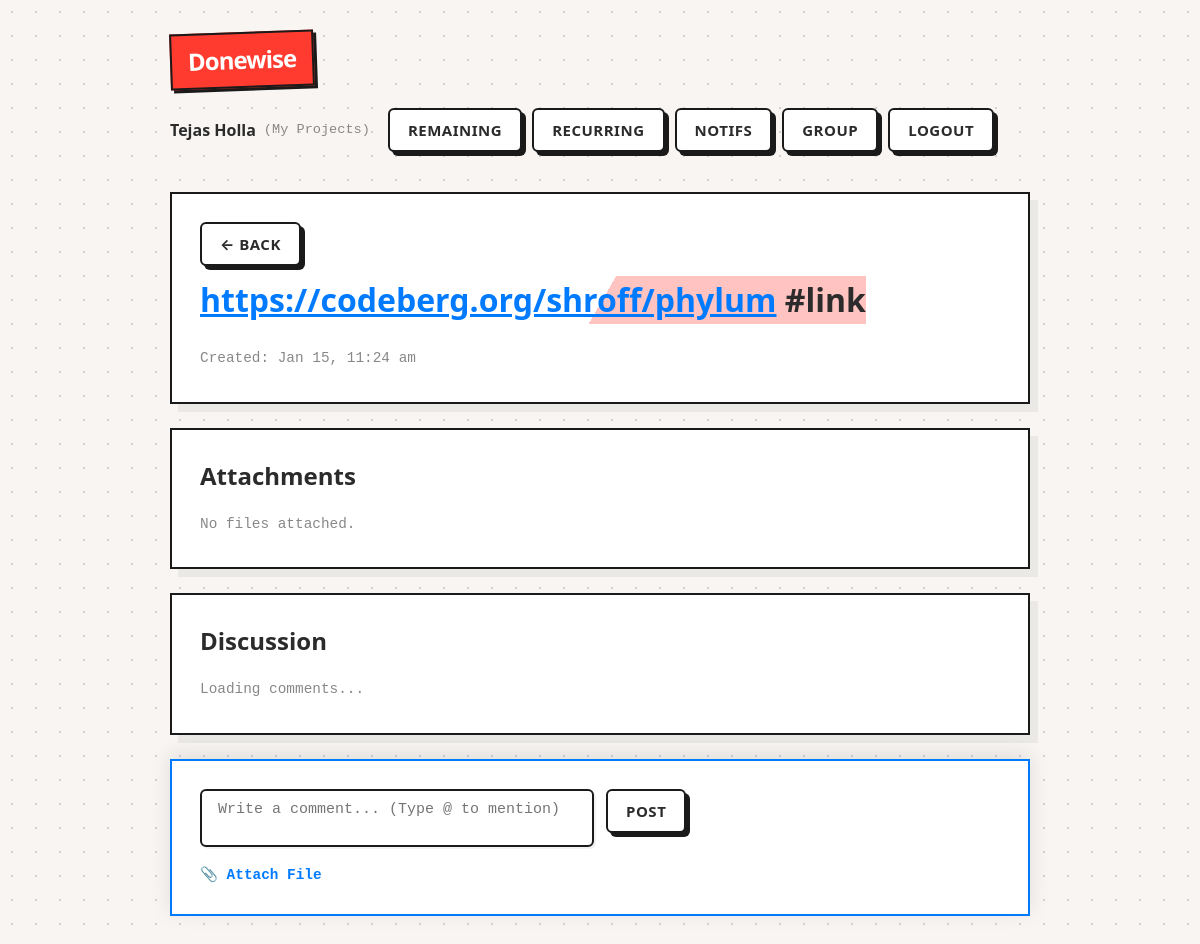
The app's page /task_details.php?id=52 (signed in), older data.
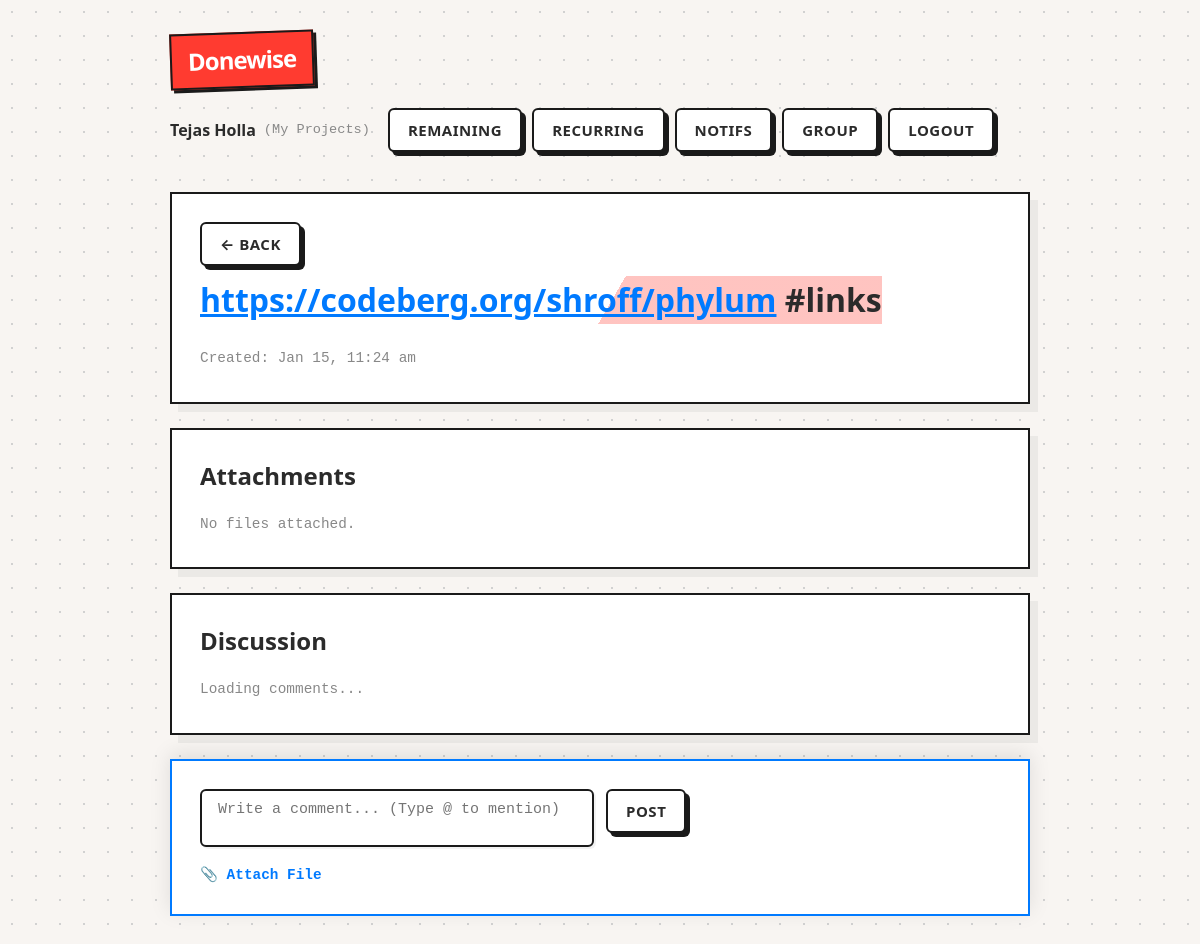
The same page, newer data.
### tables this page shows
CREATE TABLE tasks (
  id INTEGER PRIMARY KEY AUTOINCREMENT,
  group_id INTEGER NOT NULL,
  day_id INTEGER NOT NULL,
  text TEXT NOT NULL,
  text_norm TEXT NOT NULL,
  created_by INTEGER NOT NULL,
  created_at TEXT NOT NULL DEFAULT (datetime('now')),
  done_at TEXT NULL,
  done_by INTEGER NULL,
  is_done INTEGER NOT NULL DEFAULT 0, sort_order INTEGER DEFAULT 0, assigned_to INTEGER DEFAULT NULL REFERENCES users(id) ON DELETE SET NULL,
  FOREIGN KEY (group_id) REFERENCES groups(id) ON DELETE CASCADE,
  FOREIGN KEY (day_id) REFERENCES days(id) ON DELETE CASCADE,
  FOREIGN KEY (created_by) REFERENCES users(id) ON DELETE RESTRICT,
  FOREIGN KEY (done_by) REFERENCES users(id) ON DELETE SET NULL
);

### task_details.php (the view, shortened to what the changed rows need)
<?php
require_once __DIR__ . '/app/layout.php';
$user = require_login();
$pdo = db();
$task_id = (int)($_GET['id'] ?? 0);
$st = $pdo->prepare("SELECT * FROM tasks WHERE id=? AND group_id=?");
$st->execute([$task_id, $user['group_id']]);
$t = $st->fetch();
render_header('Task Details', $user);
?>
<div class="card">
  <div style="display:flex;justify-content:space-between;margin-bottom:10px">
    <a href="javascript:history.back()" class="btn">&#8592; Back</a>
  </div>
  <h1><?php echo linkify(h($t['text'])); ?></h1>
  <div class="muted">
    Created: <?php echo format_time($t['created_at']); ?>
  </div>
</div>
<div class="card">
  <h2>Attachments</h2>
</div>
<div class="card">
  <h2>Discussion</h2>
</div>
<?php render_footer(); ?>

### app/layout.php (shortened to what the changed rows need)
<?php
function h(string $s): string { return htmlspecialchars($s, ENT_QUOTES, 'UTF-8'); }
function linkify(string $text): string {
  $text = preg_replace(
      '~(https?://\S+)~i',
      '<a href="$1" target="_blank" rel="noopener noreferrer" style="color:var(--accent-blue);text-decoration:underline" onclick="event.stopPropagation()">$1</a>',
      $text
  );
  $text = preg_replace(
      '/([a-zA-Z0-9._-]+@[a-zA-Z0-9._-]+\.[a-zA-Z0-9._-]+)/i',
      '<a href="mailto:$1" style="color:var(--accent-blue);text-decoration:underline" onclick="event.stopPropagation()">$1</a>',
      $text
  );
  $text = preg_replace(
      '/@([a-zA-Z0-9_]+)/',
      '<span style="color:var(--accent-blue); font-weight:bold;">@$1</span>',
      $text
  );
  return $text;
}
function format_time(?string $dt): string {
  try {
    $d = new DateTime($dt, new DateTimeZone('UTC'));
    $d->setTimezone(new DateTimeZone(date_default_timezone_get()));
    return $d->format('M j, g:i a');
  } catch (Exception $e) { return $dt; }
}
function render_header(string $title, ?array $user=null): void {
  echo "<!doctype html><html><head>
  <meta charset='utf-8'/>
  <meta name='viewport' content='width=device-width,initial-scale=1,maximum-scale=1'/>
  <meta name='theme-color' content='#ff3b30'/>
  <title>".h($title)."</title>
  <link rel='stylesheet' href='assets/style.css'/>
  <link rel='manifest' href='manifest.json'/>
  <link rel='icon' type='image/png' href='assets/icon-192.png' />
  <link rel='apple-touch-icon' href='assets/icon-192.png' />
  </head><body><div class='wrap'>";
}
function render_footer(): void {
  echo "</div>
  <script src='assets/app.js'></script>
  <script>
    if ('serviceWorker' in navigator) {
      navigator.serviceWorker.register('sw.js');
    }
  </script>
  </body></html>";
}
?>

Row changes from the older to the newer data that the page shows:
changed tasks "Jan 15, 11:24 am": text "https://codeberg.org/shroff/phylum #link" → "https://codeberg.org/shroff/phylum #links"
